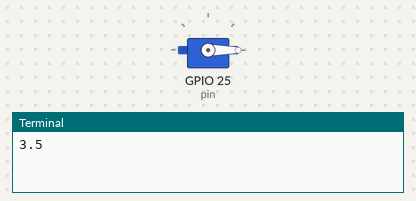
Simulated run of this program. Board: Raspberry Pi (BCM pin numbers). Shown: servo, the last lines printed to the terminal. Servo angles are drawn from the pulse width (0.5 ms = 0°, 2.5 ms = 180°).

Above: at 0.05 s.
At 1.25 s:
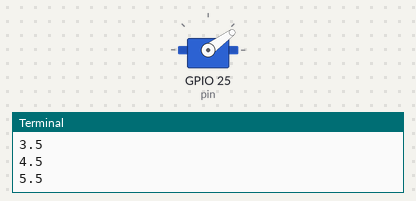
At 2.5 s:
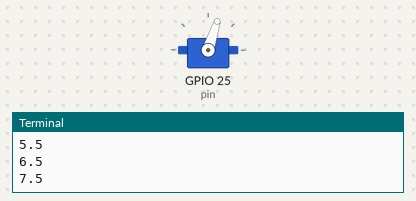
At 5.0 s:
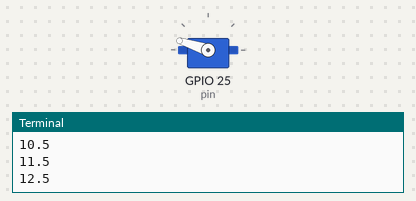
Timing chart, 0 to 6.5 s (numbered marks = the images above):
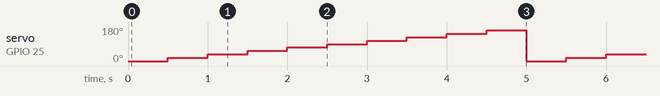

The program:

9_Servo_test_for.py
```python
import RPi.GPIO as GPIO #외부포트를 설정
import time
pin=25
GPIO.setmode(GPIO.BCM)# BCM타입을 사용한다고 지정
GPIO.setup(pin, GPIO.OUT)# OUTPUT MODE
p = GPIO.PWM(pin,50)
p.start(0)
try:
      while 1:
            angle = 2.5
            for i in range(0,10):
                  p.ChangeDutyCycle(angle)
                  angle += 1
                  print(angle)
                  time.sleep(0.5)

except KeyboardInterrupt :
      GPIO.cleanup()
      p.stop()
```

Measured:
- by itself, servo on GPIO 25 (pin): repeats every 5.0 s: 36° 0.50 s, 54° 0.50 s, 72° 0.50 s, 90° 0.50 s, 108° 0.50 s, 126° 0.50 s, 144° 0.50 s, 162° 0.50 s, 0° 0.50 s, 18° 0.50 s
